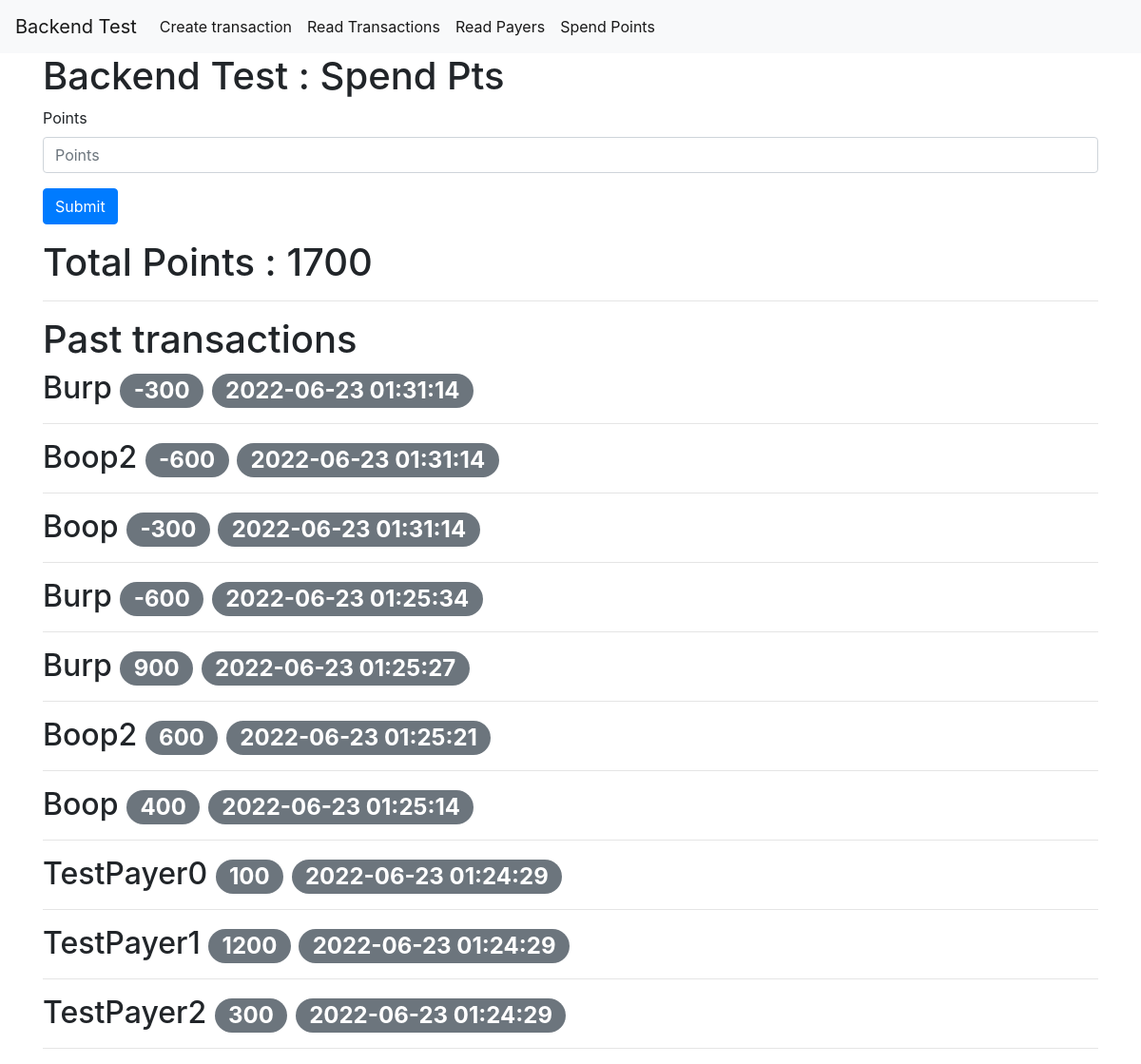
Screenshot of /spend_points with the database file from the repository.
### tables this page shows
CREATE TABLE transactions (
    id INTEGER PRIMARY KEY AUTOINCREMENT,
    payer TEXT NOT NULL,
    points INTEGER NOT NULL,
    timestamp_ TIMESTAMP NOT NULL DEFAULT CURRENT_TIMESTAMP
);

### app.py (the view, shortened to what this page needs)
@app.route('/spend_points', methods = ['GET','POST'])
def spend_points():
    transaction_table = CRUD.read_all_transactions_ordered_by_timestamp()
    total_points = CRUD.read_total_points()
    return render_template('spend_points.html', transaction_table=transaction_table, total_points=total_points)

### CRUD.py (called while the page is built)
def get_db_connection():
    conn = sqlite3.connect('database.db')
    conn.row_factory = sqlite3.Row
    return conn

def read_all_transactions_ordered_by_timestamp():
    conn = get_db_connection()
    table = conn.execute("SELECT * FROM transactions ORDER BY timestamp_ DESC").fetchall()
    conn.close()
    return table

def read_total_points():
    conn = get_db_connection()
    table = conn.execute("SELECT SUM(points) as total_points FROM transactions").fetchone()
    conn.close()
    return table

### Templates/spend_points.html
{% extends 'base.html' %}
{% block content %}
    <h1>{% block title %} Backend Test : Spend Pts {% endblock %}</h1>
    <form method="POST">
        <div class="form-group">
            <label for="points">Points</label>
            <input type="number" name="points"
               placeholder="Points" class="form-control"
               value="{{ request.form['points'] }}"></input>
        </div>
        <div class="form-group">
            <button type="submit" class="btn btn-primary">Submit</button>
        </div>
    </form>
    <div>
        <h1> Total Points :  {{ total_points['total_points']  }} </h1>
        <hr>
    </div>
    <h1> Past transactions </h1>
    <div>
        {% for t in transaction_table %}
            <h2>{{ t['payer'] }}
            <span class="badge badge-pill badge-secondary">{{ t['points'] }}</span>
            <span class="badge badge-pill badge-secondary">{{ t['timestamp_'] }}</span>
            </h2>
        <hr>
    {% endfor %}
    </div>
{% endblock %}

### Templates/base.html (shortened to what this page needs)
<!doctype html>
<html lang="en">
  <head>
    <link rel="stylesheet" href="https://stackpath.bootstrapcdn.com/bootstrap/4.3.1/css/bootstrap.min.css">
  </head>
  <body>
    <nav class="navbar navbar-expand-md navbar-light bg-light">
        <a class="navbar-brand" href="{{ url_for('index')}}">Backend Test</a>
        <div class="collapse navbar-collapse" id="navbarNav">
            <ul class="navbar-nav">
                <li class="nav-item active">
                    <a class="nav-link" href="{{ url_for('create_transaction') }}">Create transaction</a>
                </li>
                <li class="nav-item active">
                    <a class="nav-link" href="{{ url_for('read_transactions') }}">Read Transactions</a>
                </li>
                <li class="nav-item active">
                    <a class="nav-link" href="{{ url_for('read_payers') }}">Read Payers</a>
                </li>
                <li class="nav-item active">
                    <a class="nav-link" href="{{ url_for('spend_points') }}">Spend Points</a>
                </li>
            </ul>
        </div>
    </nav>
    <div class="container">
        {% block content %} {% endblock %}
    </div>
  </body>
</html>

### rows the page displays
transactions: payer "Burp", points "-300", timestamp_ "2022-06-23 01:31:14"
transactions: payer "Boop2", points "-600", timestamp_ "2022-06-23 01:31:14"
transactions: payer "Boop", points "-300", timestamp_ "2022-06-23 01:31:14"
transactions: payer "Burp", points "-600", timestamp_ "2022-06-23 01:25:34"
transactions: payer "Burp", points "900", timestamp_ "2022-06-23 01:25:27"
transactions: payer "Boop2", points "600", timestamp_ "2022-06-23 01:25:21"
transactions: payer "Boop", points "400", timestamp_ "2022-06-23 01:25:14"
transactions: payer "TestPayer0", points "100", timestamp_ "2022-06-23 01:24:29"
transactions: payer "TestPayer1", points "1200", timestamp_ "2022-06-23 01:24:29"
transactions: payer "TestPayer2", points "300", timestamp_ "2022-06-23 01:24:29"

### other values shown
{{ total_points['total_points'] }} "1700"
